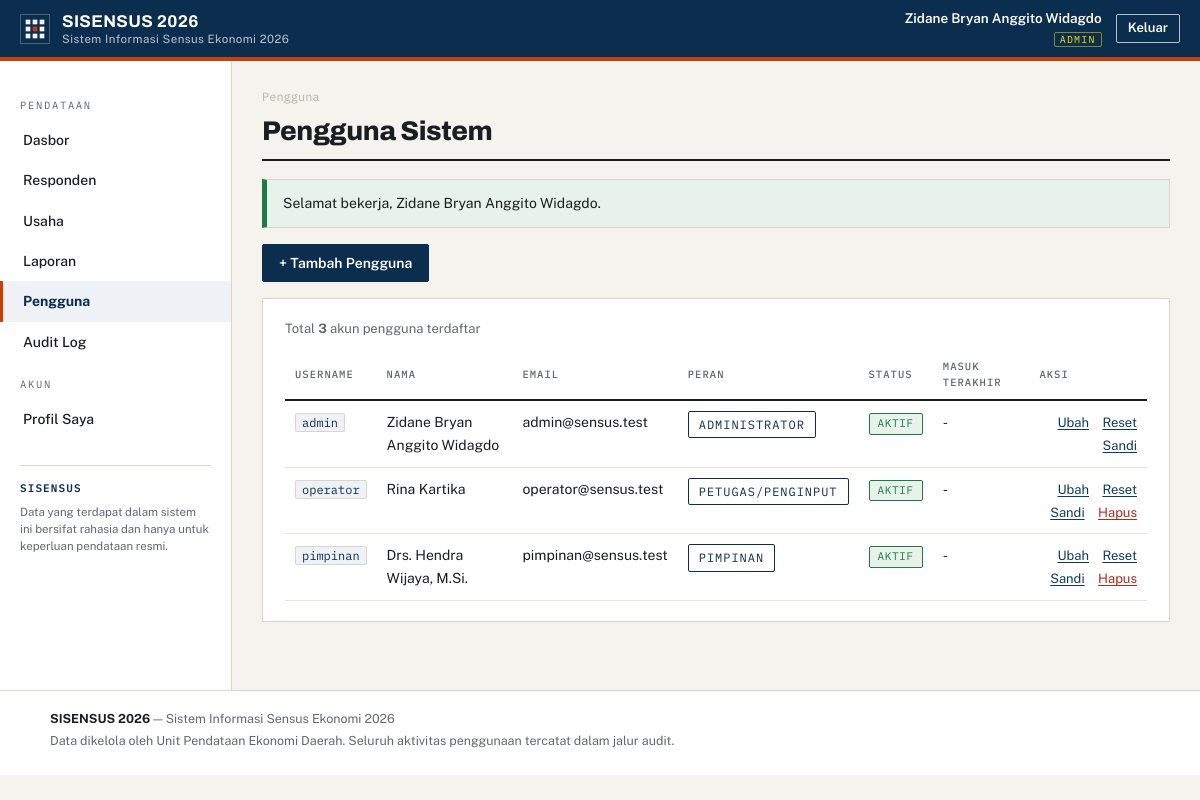
/pengguna/index.php (signed in), run on the app's committed database.
### tables this page shows
CREATE TABLE users (
  id                    INT UNSIGNED NOT NULL AUTO_INCREMENT,
  username              VARCHAR(50)  NOT NULL,
  email                 VARCHAR(120) NOT NULL,
  password_hash         VARCHAR(255) NOT NULL,
  full_name             VARCHAR(100) NOT NULL,
  role                  ENUM('admin','operator','pimpinan') NOT NULL DEFAULT 'operator',
  is_active             TINYINT(1)   NOT NULL DEFAULT 1,
  failed_login_attempts INT UNSIGNED NOT NULL DEFAULT 0,
  locked_until          DATETIME     NULL DEFAULT NULL,
  last_login_at         DATETIME     NULL DEFAULT NULL,
  created_at            DATETIME     NOT NULL DEFAULT CURRENT_TIMESTAMP,
  updated_at            DATETIME     NOT NULL DEFAULT CURRENT_TIMESTAMP ON UPDATE CURRENT_TIMESTAMP,
  PRIMARY KEY (id),
  UNIQUE KEY uq_users_username (username),
  UNIQUE KEY uq_users_email (email),
  KEY idx_users_role (role)
);

### app/helpers.php (called while the page is built, shortened)
<?php
function e(?string $value): string
{
    return htmlspecialchars((string)$value, ENT_QUOTES | ENT_SUBSTITUTE, 'UTF-8');
}
function u(string $path): string
{
    return BASE_URL . '/' . ltrim($path, '/');
}
function flash_get(): ?array
{
    if (isset($_SESSION['flash'])) {
        $f = $_SESSION['flash'];
        return $f;
    }
    return null;
}
function format_dttm(?string $dt): string
{
    if (!$dt) return '-';
    $ts = strtotime($dt);
    return $ts ? date('d-m-Y H:i', $ts) : '-';
}

### app/auth.php (called while the page is built, shortened)
<?php
function current_user(): ?array
{
    static $cached = false;
    static $user = null;
    if ($cached) return $user;
    $cached = true;
    $stmt = db()->prepare(
        'SELECT id, username, email, full_name, role, is_active
         FROM users WHERE id = ? AND is_active = 1 LIMIT 1'
    );
    $stmt->execute([(int)$_SESSION['user_id']]);
    $user = $stmt->fetch() ?: null;
    return $user;
}
function is_logged_in(): bool
{
    return current_user() !== null;
}
function require_login(): array
{
    $user = current_user();
    return $user;
}
function require_role(array $roles): array
{
    $user = require_login();
    return $user;
}
function can_edit_data(): bool
{
    $user = current_user();
    return $user !== null && in_array($user['role'], ['admin', 'operator'], true);
}
function role_label(string $role): string
{
    return [
        'admin'    => 'Administrator',
        'operator' => 'Petugas/Penginput',
        'pimpinan' => 'Pimpinan',
    ][$role] ?? $role;
}

### app/db.php (called while the page is built, shortened)
<?php
function db(): PDO
{
    static $pdo = null;
    if ($pdo === null) {
        $dsn = sprintf(
            'mysql:host=%s;port=%s;dbname=%s;charset=utf8mb4',
            DB_HOST, DB_PORT, DB_NAME
        );
        try {
            $pdo = new PDO($dsn, DB_USER, DB_PASS, [
                PDO::ATTR_ERRMODE            => PDO::ERRMODE_EXCEPTION,
                PDO::ATTR_DEFAULT_FETCH_MODE => PDO::FETCH_ASSOC,
                PDO::ATTR_EMULATE_PREPARES   => false,
                PDO::ATTR_STRINGIFY_FETCHES  => false,
            ]);
        } catch (PDOException $e) {
            error_log('[DB] ' . $e->getMessage());
            http_response_code(500);
            echo '<!doctype html><html lang="id"><meta charset="utf-8">'
               . '<title>Kesalahan Server</title>'
               . '<body style="font-family:sans-serif;text-align:center;padding-top:10vh">'
               . '<h1>503 — Layanan basis data tidak tersedia</h1>'
               . '<p>Silakan hubungi administrator sistem.</p></body></html>';
            exit;
        }
    }
    return $pdo;
}

### app/bootstrap.php (called while the page is built, shortened)
<?php
require_once __DIR__ . '/db.php';
require_once __DIR__ . '/helpers.php';
require_once __DIR__ . '/auth.php';
if (is_logged_in()) {
    $now = time();
    if (isset($_SESSION['last_activity']) && ($now - $_SESSION['last_activity']) > SESSION_IDLE_TIMEOUT) {
        audit_log('LOGOUT_IDLE', null, null, 'Sesi berakhir karena idle');
        session_unset();
        session_destroy();
        session_start();
        session_regenerate_id(true);
        flash_set('peringatan', 'Sesi Anda berakhir karena tidak ada aktivitas. Silakan masuk kembali.');
        redirect('login.php');
    }
    if (isset($_SESSION['session_start']) && ($now - $_SESSION['session_start']) > SESSION_ABS_TIMEOUT) {
        audit_log('LOGOUT_ABSOLUTE', null, null, 'Sesi mencapai batas absolut');
        session_unset();
        session_destroy();
        session_start();
        session_regenerate_id(true);
        flash_set('peringatan', 'Masa sesi habis. Silakan masuk kembali.');
        redirect('login.php');
    }
    $_SESSION['last_activity'] = $now;
    if (!isset($_SESSION['session_start'])) {
        $_SESSION['session_start'] = $now;
    }
}

### pengguna/index.php (the view, shortened to what this page needs)
<?php
require_once __DIR__ . '/../app/bootstrap.php';
$rows = db()->query(
    'SELECT id, username, email, full_name, role, is_active, last_login_at, created_at
     FROM users ORDER BY id'
)->fetchAll();
$active = 'pengguna';
$page_title = 'Pengguna Sistem';
$breadcrumb = ['Pengguna' => null];
require __DIR__ . '/../templates/header_app.php';
?>
<div class="page-actions">
  <a class="btn btn-primary" href="<?= e(u('pengguna/tambah.php')) ?>">+ Tambah Pengguna</a>
</div>
<section class="panel">
  <p class="result-count">Total <strong><?= count($rows) ?></strong> akun pengguna terdaftar</p>
  <table class="table">
    <thead>
      <tr>
        <th>Username</th><th>Nama</th><th>Email</th><th>Peran</th><th>Status</th><th>Masuk Terakhir</th><th class="td-right">Aksi</th>
      </tr>
    </thead>
    <tbody>
    <?php foreach ($rows as $row): ?>
      <tr>
        <td><code class="kode"><?= e($row['username']) ?></code></td>
        <td><?= e($row['full_name']) ?></td>
        <td><?= e($row['email']) ?></td>
        <td><span class="role-badge role-<?= e($row['role']) ?>"><?= e(role_label($row['role'])) ?></span></td>
        <td><span class="badge badge-<?= (int)$row['is_active'] === 1 ? 'aktif' : 'nonaktif' ?>"><?= (int)$row['is_active'] === 1 ? 'aktif' : 'nonaktif' ?></span></td>
        <td class="td-num"><?= e(format_dttm($row['last_login_at'])) ?></td>
        <td class="td-right row-actions">
          <a href="<?= e(u('pengguna/ubah.php?id=' . (int)$row['id'])) ?>">Ubah</a>
          <a href="<?= e(u('pengguna/katasandi.php?id=' . (int)$row['id'])) ?>">Reset Sandi</a>
          <?php if ((int)$row['id'] !== (int)$user['id']): ?>
            <form method="post" action="<?= e(u('pengguna/hapus.php')) ?>" class="inline-form"
                  data-confirm="Hapus akun <?= e($row['username']) ?>? Tindakan ini tidak dapat dibatalkan.">
              <button class="link-danger" type="submit">Hapus</button>
            </form>
          <?php endif; ?>
        </td>
      </tr>
    <?php endforeach; ?>
    </tbody>
  </table>
</section>
<?php require __DIR__ . '/../templates/footer.php'; ?>

### templates/header_app.php (shortened to what this page needs)
<?php
$user = current_user();
$isAdmin = ($user['role'] ?? '') === 'admin';
$nav = [
    'dashboard'  => ['label' => 'Dasbor',            'url' => 'dashboard.php',      'show' => true],
    'responden'  => ['label' => 'Responden',         'url' => 'responden/index.php','show' => true],
    'usaha'      => ['label' => 'Usaha',             'url' => 'usaha/index.php',    'show' => true],
    'laporan'    => ['label' => 'Laporan',           'url' => 'laporan.php',        'show' => true],
    'pengguna'   => ['label' => 'Pengguna',          'url' => 'pengguna/index.php', 'show' => $isAdmin],
    'audit'      => ['label' => 'Audit Log',         'url' => 'audit_log.php',      'show' => $isAdmin],
];
?>
<!doctype html>
<html lang="id">
<head>
<link rel="stylesheet" href="<?= e(u('assets/css/style.css')) ?>">
</head>
<body class="app">
<header class="app-topbar">
  <div class="app-topbar-inner">
    <div class="app-topbar-left">
      <a class="brand brand-on-dark" href="<?= e(u('dashboard.php')) ?>">
        <img class="brand-mark" src="<?= e(u('assets/img/logo.svg')) ?>" alt="Logo <?= e(APP_NAME) ?>" width="30" height="30">
        <span class="brand-text">
          <strong><?= e(APP_NAME) ?> <?= e(APP_YEAR) ?></strong>
          <span><?= e(APP_NAME_LONG) ?></span>
        </span>
      </a>
    </div>
    <div class="app-topbar-right">
      <div class="user-chip">
        <span class="user-chip-name"><?= e($user['full_name'] ?? '-') ?></span>
        <span class="user-chip-role"><?= e(strtoupper($user['role'] ?? '-')) ?></span>
      </div>
      <form method="post" action="<?= e(u('logout.php')) ?>" class="inline-form">
        <button class="btn btn-outline-light btn-sm" type="submit">Keluar</button>
      </form>
    </div>
  </div>
</header>
<div class="app-shell">
  <nav class="app-sidenav" id="app-sidenav" aria-label="Navigasi utama">
    <p class="sidenav-caption">Pendataan</p>
    <?php foreach ($nav as $key => $item): if (!$item['show']) continue; ?>
      <a class="sidenav-link<?= ($active ?? '') === $key ? ' is-active' : '' ?>" href="<?= e(u($item['url'])) ?>"><?= e($item['label']) ?></a>
    <?php endforeach; ?>
    <p class="sidenav-caption">Akun</p>
    <a class="sidenav-link<?= ($active ?? '') === 'profil' ? ' is-active' : '' ?>" href="<?= e(u('profil.php')) ?>">Profil Saya</a>
    <div class="sidenav-foot">
      <p class="sidenav-foot-title"><?= e(APP_NAME) ?></p>
      <p class="sidenav-foot-text">Data yang terdapat dalam sistem ini bersifat rahasia dan hanya untuk keperluan pendataan resmi.</p>
    </div>
  </nav>
  <main class="app-content" id="main-content">
    <?php if (!empty($breadcrumb)): ?>
      <nav class="breadcrumb" aria-label="Breadcrumb">
        <?php foreach ($breadcrumb as $label => $url): ?>
          <?php if ($url): ?>
            <a href="<?= e(u($url)) ?>"><?= e($label) ?></a><span aria-hidden="true">/</span>
          <?php else: ?>
            <span class="breadcrumb-here" aria-current="page"><?= e($label) ?></span>
          <?php endif; ?>
        <?php endforeach; ?>
      </nav>
    <?php endif; ?>
    <div class="page-head">
      <h1 class="page-title"><?= e($page_title ?? '') ?></h1>
    </div>
    <?php $flash = flash_get(); if ($flash): ?>
      <div class="flash flash-<?= e($flash['type']) ?>" role="status">
        <p><?= e($flash['msg']) ?></p>
      </div>
    <?php endif; ?>

### data on the page
users: full_name "Zidane Bryan Anggito Widagdo", role "ADMIN", username "admin", email "admin@sensus.test", role "ADMINISTRATOR", is_active "AKTIF", last_login_at "-"
users: username "operator", full_name "Rina Kartika", email "operator@sensus.test", role "PETUGAS/PENGINPUT", is_active "AKTIF", last_login_at "-"
users: username "pimpinan", full_name "Drs. Hendra Wijaya, M.Si.", email "pimpinan@sensus.test", role "PIMPINAN", is_active "AKTIF", last_login_at "-"

### other printed values
APP_NAME "SISENSUS"
APP_YEAR "2026"
APP_NAME_LONG "Sistem Informasi Sensus Ekonomi 2026"
$item['label'] "Dasbor"
$item['label'] "Responden"
$item['label'] "Usaha"
$item['label'] "Laporan"
$item['label'] "Pengguna"
$item['label'] "Audit Log"
$label "Pengguna"
$page_title "Pengguna Sistem"
$flash['msg'] "Selamat bekerja, Zidane Bryan Anggito Widagdo."
count($rows) "3"
APP_ORG "Unit Pendataan Ekonomi Daerah"
